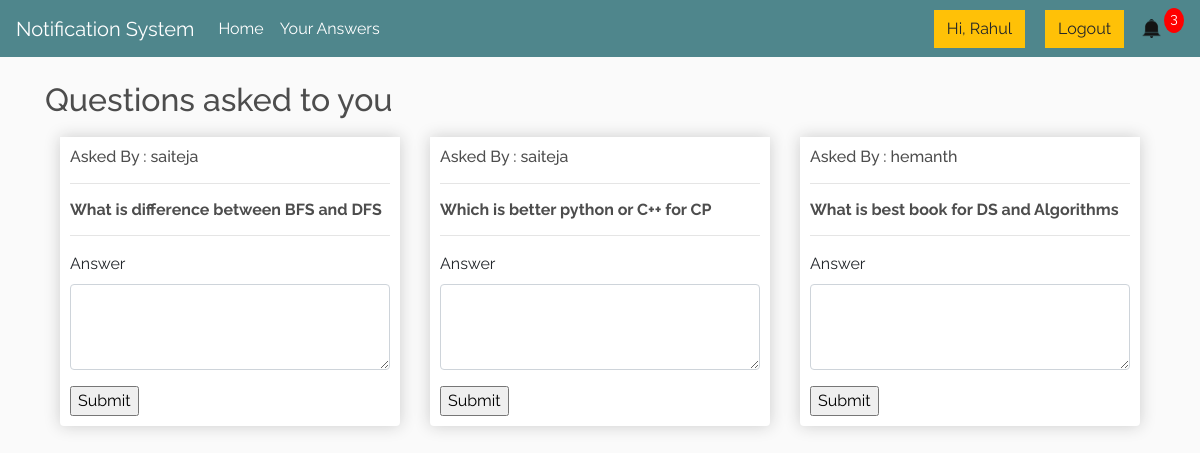
Screenshot of /istrnotifs/ (signed in) with the database file from the repository.
### main/models.py (models this page shows)
class Question(models.Model):
    askedby = models.ForeignKey(User, null=True,on_delete = models.SET_NULL,related_name='bystud')
    askedto = models.ForeignKey(User, null=True,on_delete= models.SET_NULL,related_name='byistr')
    question = models.TextField(null=True)
    answer = models.TextField(null=True,blank=True)
    answered = models.BooleanField(default=False,blank=True)
    read = models.BooleanField(default=False,blank=True)

### main/views.py (the view)
# urls.py: path('istrnotifs/',views.istrnotifs,name="istrnotifs"),
def istrnotifs(request):
    notifs = len(request.user.byistr.filter(answered=False))
    queries = request.user.byistr.filter(answered=False)
    context = {'queries' : queries,'notifs':notifs}
    return render(request,'main/istrnotifs.html',context)

### main/templates/main/istrnotifs.html (shortened to what this page needs)
{% extends 'main/navbar.html' %}
{% load static %}
{% block content %}
<div class="container">
	<div class="row">
		<h2> Questions asked to you</h2>
	</div>
    <div class="row">
        {% for query in queries %}
            <div class="col-lg-4">
                <div class="box-element product">
                    <h6> Asked By : {{query.askedby}} </h6>
                    <hr>
                    <h6><strong> {{ query.question}} </strong></h6>
                    <hr>
                    <form method = "POST" action="{% url 'update_ques' query.id %}">
                        <div class="form-group">
                            <label for="exampleFormControlTextarea1">Answer</label>
                            <textarea  name = "answer" class="form-control" id="exampleFormControlTextarea1" rows="3"></textarea>
                          </div>
                          <input type="submit" name="SEND">
                    </form>
                </div>
            </div>
        {% endfor %}
    </div>
</div>
{% endblock content %}

### main/templates/main/navbar.html (shortened to what this page needs)
<!DOCTYPE html>
{% load static %}
<html>
<head>
	<link rel="stylesheet" href="https://stackpath.bootstrapcdn.com/bootstrap/4.4.1/css/bootstrap.min.css">
	<link rel="stylesheet" type="text/css" href="{% static 'css/main.css' %}">
</head>
<body>
	<nav class="navbar navbar-expand-lg navbar-dark bg-dark">
	  <a class="navbar-brand" href="{% url 'home' %}">Notification System</a>
	  <div class="collapse navbar-collapse" id="navbarSupportedContent">
	    <ul class="navbar-nav mr-auto">
	      <li class="nav-item active">
	        <a class="nav-link" href="{% url 'home' %}">Home <span class="sr-only">(current)</span></a>
	      </li>
		  {% if request.user.is_authenticated  and request.user.profile.role == 'Instructor' %}
		  <li class="nav-item active">
	        <a class="nav-link" href="{% url 'myans' %}"> Your Answers <span class="sr-only">(current)</span></a>
	      </li>
		  {% endif %}
	    </ul>
	    <div class="form-inline my-2 my-lg-0">
			{% if request.user.is_authenticated %}
	     	<a href=""class="btn btn-warning" style="margin-right: 20px;">Hi, {{request.user}} </a>
			<a href="{% url 'logout' %}"class="btn btn-warning">Logout</a>
			{% else %}
			<a href="{% url 'loginpage' %}"class="btn btn-warning" style="margin-right: 20px;">Login</a>
			<a href="{% url 'register' %}"class="btn btn-warning">SignUp</a>
			{% endif %}
			{% if request.user.is_authenticated and request.user.profile.role == 'Instructor' %}
			<a href="{% url 'istrnotifs' %}">
	    		<img  id="cart-icon" src="{% static 'images/notif.png' %}">
	    	</a>
	    	 <p id="cart-total">{{notifs}}</p>
			{% endif %}
	    </div>
	  </div>
	</nav>
     <div class="container">
            <br>
            {% block content %}
            {% endblock content %}
         </div>
</body>
</html>

### static/css/main.css (style rules this page uses)
body { background-color: hsl(0, 0%, 98%); font-family: 'Raleway', sans-serif; }
h1,h2,h3,h4,h5,h6,p { color:hsl(0, 0%, 30%); }
.box-element { box-shadow:hsl(0, 0%, 80%) 0 0 16px; background-color: #fff; border-radius: 4px; padding: 10px; }
.product { border-radius: 0 0 4px 4px; }
.bg-dark { background-color: #4f868c!important; }
#cart-icon { width:25px; display: inline-block; margin-left: 15px; }
#cart-total { display: block; text-align: center; color:#fff; background-color: red; width: 20px; height: 25px; border-radius: 50%; font-size: 14px; }
.col-lg-4, .col-lg-6, .col-lg-8, .col-lg-12 { margin-top: 10px; }
.btn { border-radius: 0; }

### rows the page displays
Question: askedby "saiteja", question "What is difference between BFS and DFS"
Question: askedby "saiteja", question "Which is better python or C++ for CP"
Question: askedby "hemanth", question "What is best book for DS and Algorithms"

### other values shown
{{ request.user }} "Rahul"
{{ notifs }} "3"
